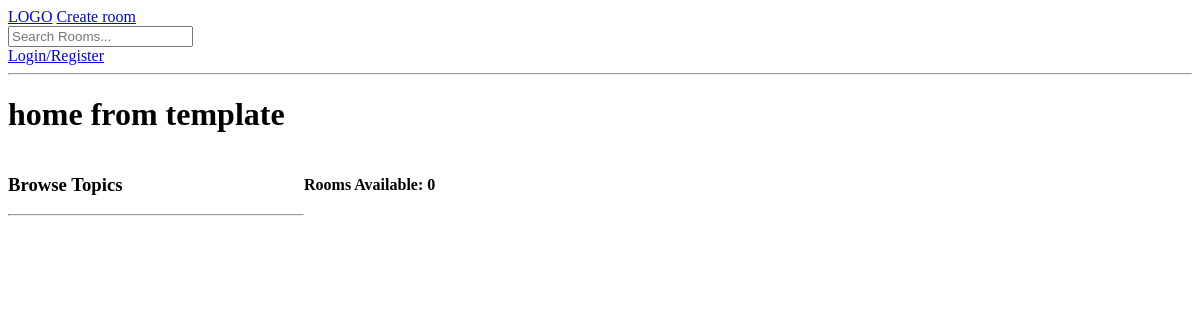
The app's page /, older data.
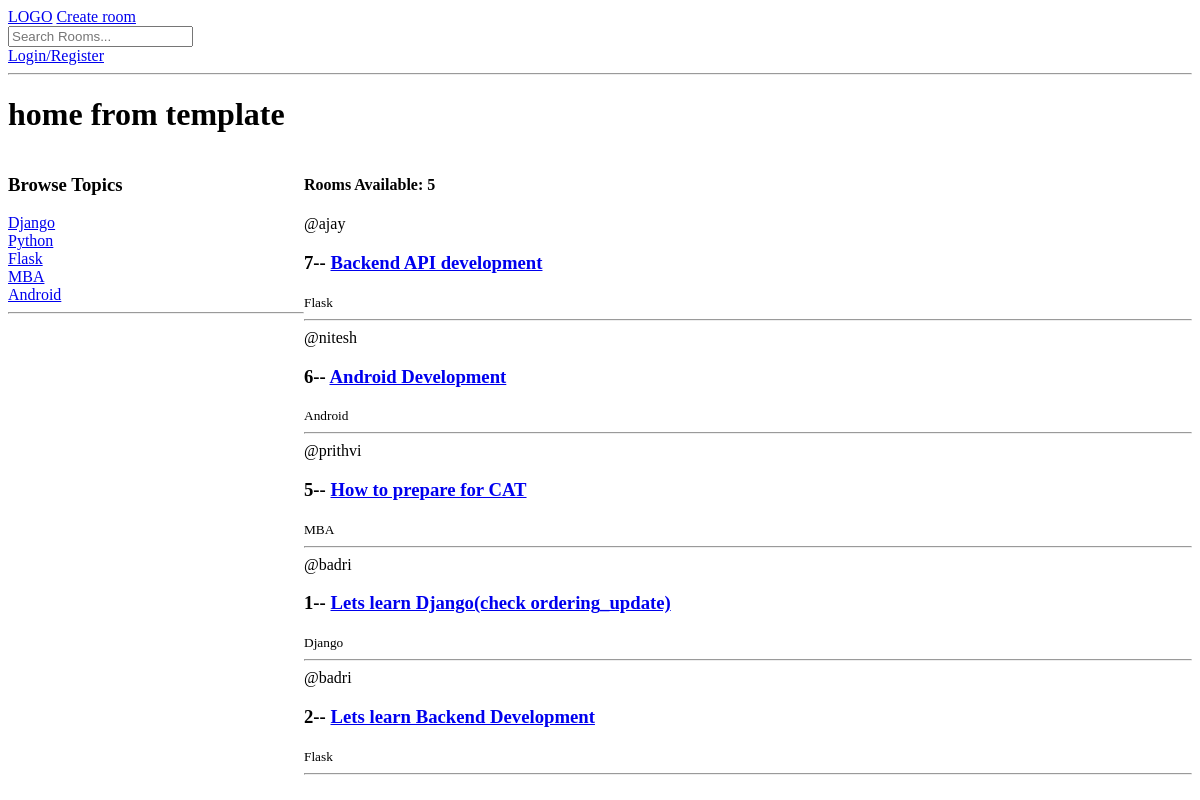
The same page, newer data.
### base/models.py (models this page shows, shortened)
class Topic(models.Model):
    name = models.CharField(max_length=200)

class Room(models.Model):
    host = models.ForeignKey(User, on_delete=models.SET_NULL, null=True)
    topic = models.ForeignKey(Topic, on_delete=models.SET_NULL, null=True)
    name = models.CharField(max_length=200)
    description = models.TextField(null=True, blank=True)
    updated = models.DateTimeField(auto_now=True)
    created = models.DateTimeField(auto_now_add=True)
    class Meta:
        ordering = ['-updated', '-created']

### base/views.py (the view)
# urls.py: path('', views.home, name='home'),
def home(request):
    if (request.GET.get('q') != None):
        q = request.GET.get('q')
    else:
        q = ''
    rooms = Room.objects.filter(
        Q(topic__name__icontains=q) |
        Q(name__icontains=q) |
        Q(description__icontains=q)
    )
    room_count = rooms.count()
    topics = Topic.objects.all()
    context = {'rooms': rooms, 'topics': topics, 'room_count': room_count}
    return render(request, 'home.html', context)

### base/templates/home.html (shortened to what this page needs)
{% extends 'main.html' %}
{% block content %}
<h1> home from template</h1>
<div class="home-container">
    <div>
        <h3> Browse Topics</h3>
        {% for topic in topics %}
            <div>
                <a href="{% url 'home'  %}?q={{topic.name}}">{{topic.name}}</a>
            </div>
        {% endfor %}
        <hr>
    </div>
    <div>
        <div>
            <h4>Rooms Available: {{room_count}}</h4>
        </div>
        {% for room in rooms %}
            <div>
                <span>@{{room.host.username}}</span>
                <h3>{{room.id}}-- <a href="{% url 'room' room.id %}">{{room.name}}</a></h3>
                <small> {{room.topic.name}} </small>
                <hr>
            </div>
        {% endfor %}
    </div>
</div>
{% endblock %}

### base/templates/main.html (shortened to what this page needs)
<!DOCTYPE html>
<html lang="en">
<head>
</head>
<body>
    {% include 'navbar.html' %}
    {% block content %}
    {% endblock %}
</body>
</html>

### base/templates/navbar.html
<a href="/">LOGO</a>
<a href={% url 'create-room' %}>Create room</a>
<div>
    <form method="GET", action="{% url 'home' %}">
        <input type="text", name="q", placeholder="Search Rooms...">
    </form>
</div>
{% if request.user.is_authenticated %}
<p> Hello {{request.user.username}}</p>
<a href="{% url 'logoutpage' %}">logout </a>
{% else %}
<a href="{% url 'loginpage' %}">Login/Register</a>
{% endif %}
<hr>

### base/templates/home.html (style rules this page uses)
.home-container { display: grid; grid-template-columns: 1fr 3fr; }

Row changes from the older to the newer data that the page shows:
added Topic: name "Django"
added Topic: name "Python"
added Topic: name "Flask"
added Topic: name "MBA"
added Topic: name "Android"
added Room: host.username "ajay", id "7", name "Backend API development", topic.name "Flask"
added Room: host.username "nitesh", id "6", name "Android Development", topic.name "Android"
added Room: host.username "prithvi", id "5", name "How to prepare for CAT", topic.name "MBA"
added Room: host.username "badri", id "1", name "Lets learn Django(check ordering_update)", topic.name "Django"
added Room: host.username "badri", id "2", name "Lets learn Backend Development", topic.name "Flask"
Text that changed along with them:
{{ room_count }}: "0" → "5"
